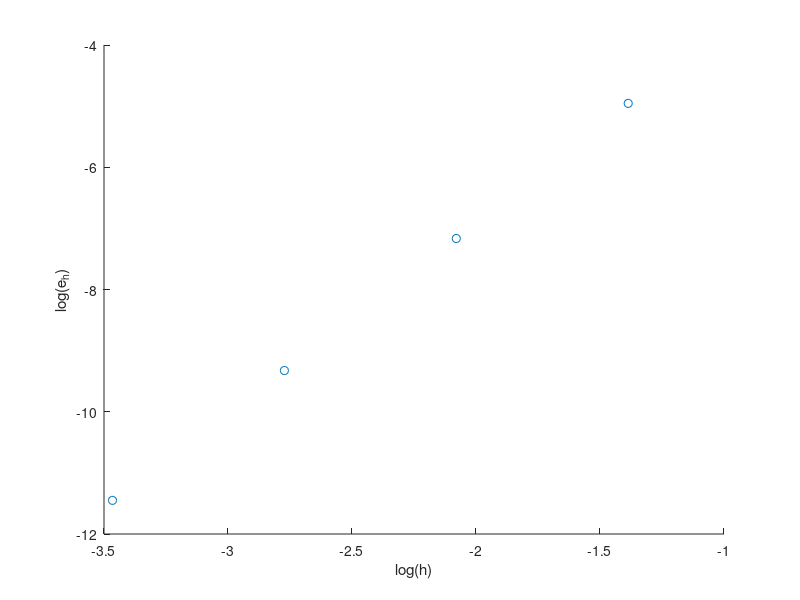

The MATLAB source for this figure:
% Defining A matrix of the linear equation system
A=[1 -1 1/2 -1/6 1/24
1 -1/2 1/8 -1/48 1/384
1 0 0 0 0
1 1 1/2 1/6 1/24
1 2 2 4/3 2/3]';
eh = [];
for h=[1/4,1/8,1/16,1/32]
    % solving for the coefficients c_j
    C = A\[0 0 1 0 0]'/h^2; 
    % error of numerical vs analytical
    eh = [eh, abs(C(1)*sin(2*(1-h))+C(2)*sin(2*(1-h/2))... 
    +C(3)*sin(2)+C(4)*sin(2*(1+h))+C(5)*sin(2*(1+2*h))+4*sin(2))]; 
end
scatter(log([1/4,1/8,1/16,1/32]),log(eh));
xlabel('log(h)')
ylabel('log(e_h)')
